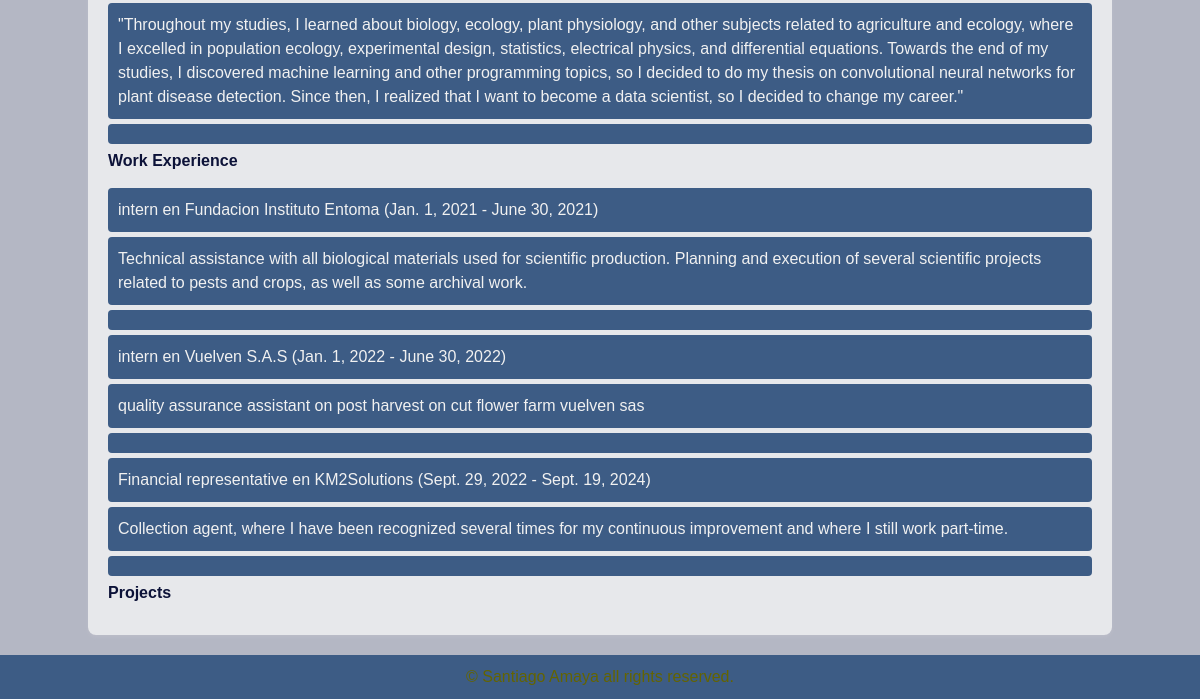
/home/ (lower part), run on an earlier commit of the app's database.
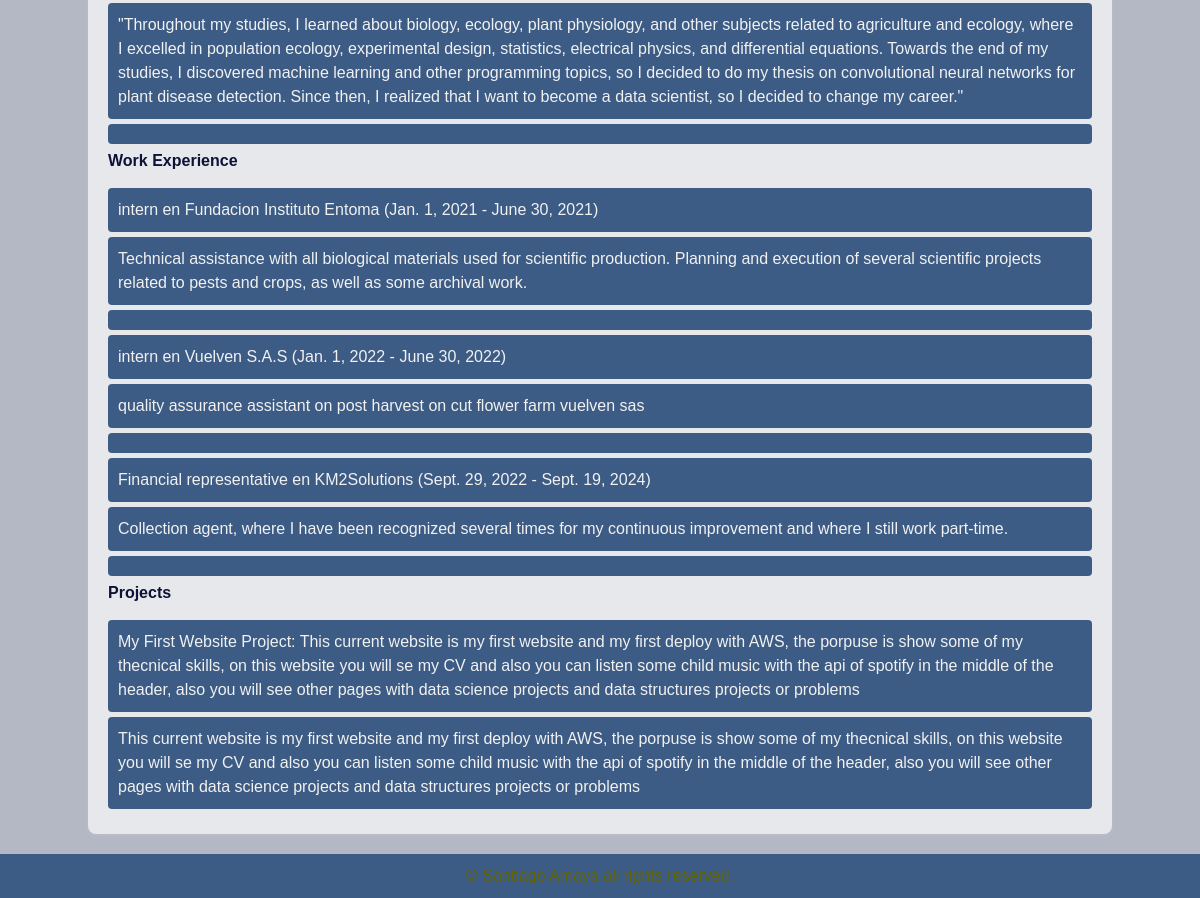
And on a later commit of the database.
### resume/models.py (models this page shows, shortened)
class Education(models.Model):
    cv = models.ForeignKey(CV, on_delete=models.CASCADE, null=True)
    degree = models.CharField(max_length=100)
    institution = models.CharField(max_length=100)
    start_date = models.DateField()
    end_date = models.DateField(blank=True, null=True)
    description = models.TextField(blank=True, null=True)

class WorkExperience(models.Model):
    cv = models.ForeignKey(CV,  on_delete=models.CASCADE, null=True)
    job_title = models.CharField(max_length=100)
    company = models.CharField(max_length=100)
    start_date = models.DateField()
    end_date = models.DateField(blank=True, null=True)
    responsibilities = models.TextField()

class Project(models.Model):
    cv = models.ForeignKey(CV, on_delete=models.CASCADE, null=True)
    name = models.CharField(max_length=100)
    description = models.TextField()

### resume/views.py (the view)
# urls.py: path('', CVPageView.as_view(), name='Home'), # Página principal que muestra el CV
class CVPageView(TemplateView):
    template_name = 'resume/cv_page.html'  # Asegúrate de que la ruta sea correcta
    def get_context_data(self, **kwargs):
        context = super().get_context_data(**kwargs)
        context['access_token'] = self.request.session.get('access_token')  # Obtén el token de la sesión
        context['cv'] = CV.objects.first()  # Suponiendo que solo hay un CV
        context['certifications'] = Certifications.objects.all()
        context['skills'] = Skills.objects.first()  # Solo uno, o ajusta si tienes varios
        context['education'] = Education.objects.all()
        context['work_experience'] = WorkExperience.objects.all()
        context['projects'] = Project.objects.all()
        return context

### resume/templates/resume/cv_page.html (shortened to what this page needs)
{% extends 'base.html' %}
{% load static %}
{% block content %}
    <ul id='ul'>
        {% for edu in education %}
        <li> {{edu.description}} <li>
        {% endfor %}
    </ul>
    <h1 id ='h1t'> Work Experience</h1>
    <ul>
        {% for work in work_experience %}
        <li> {{ work.job_title }} en {{ work.company }} ({{ work.start_date }} - {{ work.end_date }})</li>
        <li> {{work.responsibilities}} <li>
        {% endfor %}
    </ul>
    <h1 id ='h1t'>Projects</h1>
    <ul>
        {% for project in projects %}
        <li>{{ project.name }}: {{ project.description }}</li>
        <li> {{ project.description}} </li>
        {% endfor %}
    </ul>
{% endblock %}

What changed in the data, as far as the page shows it:
added Project: name "My First Website Project", description "This current website is my first website and my first deploy with AWS, the porpuse is show some of my thecnical skills, on this website you will se my CV and also you can listen some child music with the api of spotify in the middle of the header, also you will see other pages with data science projects and data structures projects or problems"
